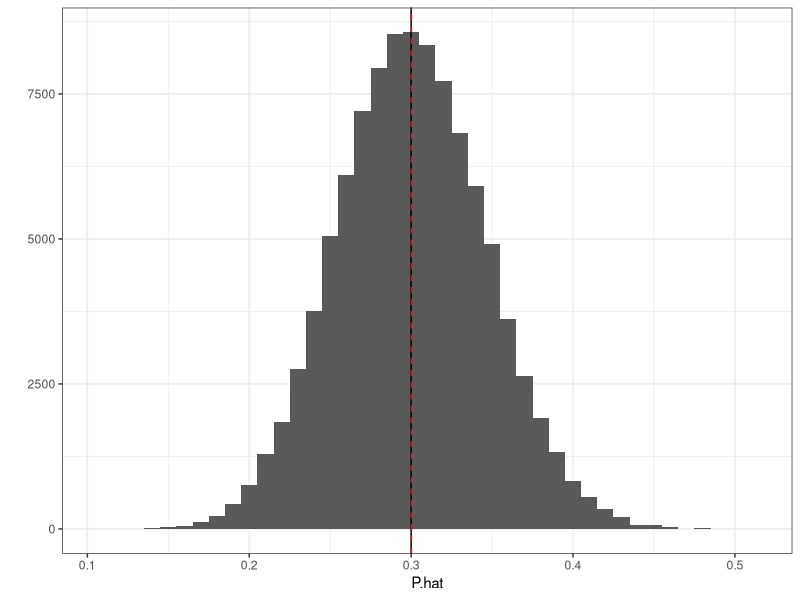
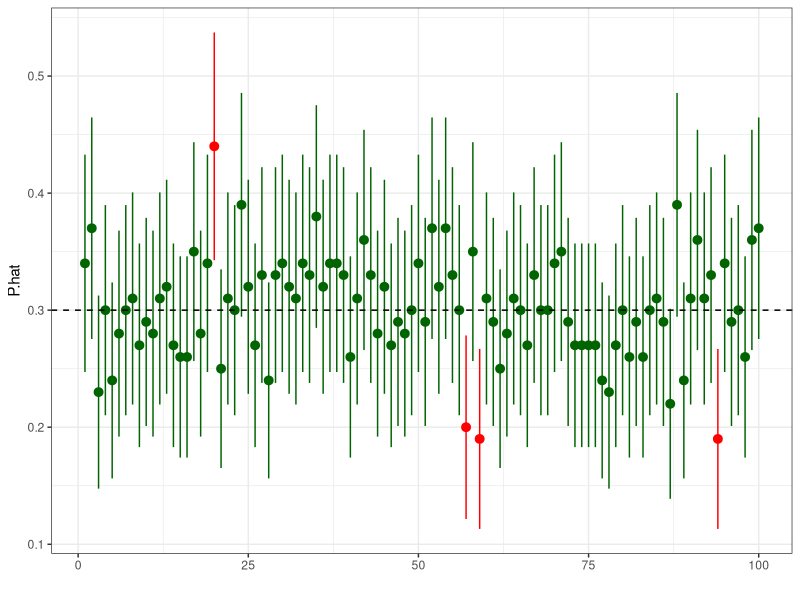
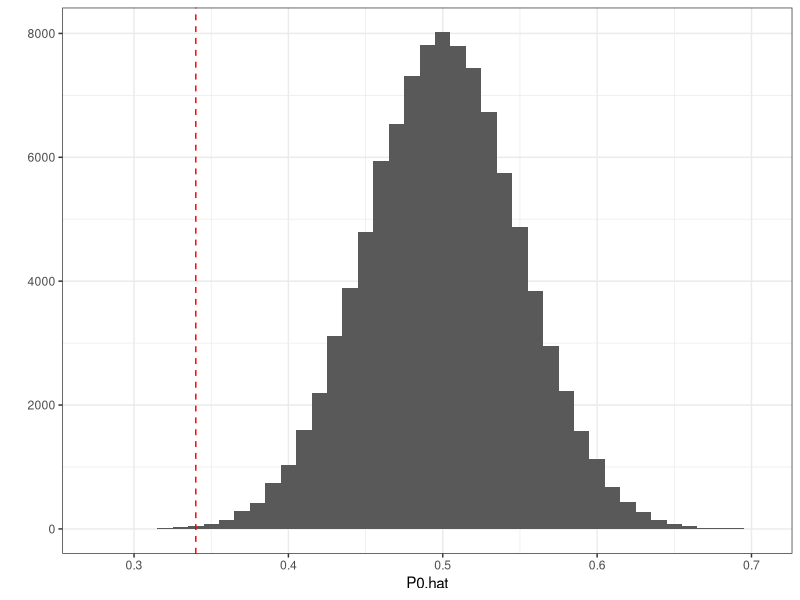
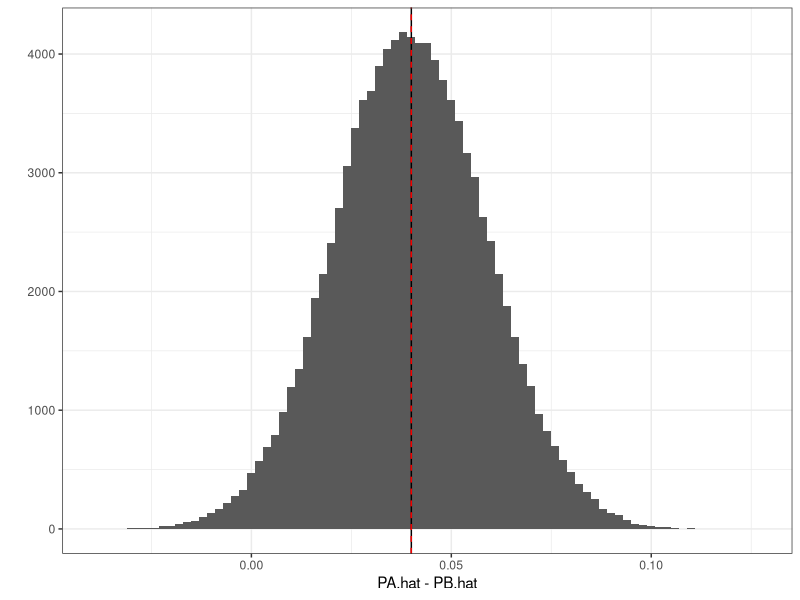

Source code (R) for these figures, in order: (Note: this script raises an error after producing the figures.)
## ---- chunk 1
library(ggplot2)
library(reshape)

theme_set(theme_bw())

set.seed(42)
## ---- chunk 2
p <- 0.3
n <- 100
P.hat <- rep(0,10^5)
for(i in 1:10^5) {
  X <- rbinom(n,1,p)
  P.hat[i] <- mean(X)
}

# plot the sampling distribution
qplot(x=P.hat, geom="histogram", binwidth=0.01) +
  geom_vline(xintercept=p) +
  geom_vline(xintercept=mean(P.hat), linetype=2, color="red")
## ---- chunk 3
# compute upper and lower confidence intervals
LCL <- P.hat - 1.96*sqrt(P.hat*(1-P.hat)/n)
UCL <- P.hat + 1.96*sqrt(P.hat*(1-P.hat)/n)

# check how often the true proportion is contained in the estimated confidence interval
mean(p >= LCL & p <= UCL)

# plot 100 confidence intervals and the true value
plot_data <- data.frame(P.hat, LCL, UCL)[1:100,]
plot_data <- transform(plot_data, contains_p=(p >= LCL & p <= UCL))
ggplot(data=plot_data, aes(x=1:nrow(plot_data), y=P.hat, color=contains_p)) +
  geom_pointrange(aes(ymin=LCL, ymax=UCL)) +
  geom_hline(yintercept=p, linetype=2) +
  xlab('') +
  scale_color_manual(values=c("red","darkgreen")) +
  theme(legend.position="none")
## ---- chunk 4
# construct a null distribution: what would happen if the coin were fair?
p <- 0.5
n <- 100
P0.hat <- rep(0,10^5)
for(i in 1:10^5) {
  X <- rbinom(n,1,p)
  P0.hat[i] <- mean(X)
}

# plot the null distribution and see where the observed estimate lies in it
qplot(x=P0.hat, geom="histogram", binwidth=0.01) +
  geom_vline(xintercept=P.hat[1], linetype=2, color="red")

# compare this to one of our experiments with the biased coin above
# how likely is it that we would see an estimate this extreme if the coin really were fair?
num.as.extreme <- sum(P0.hat <= P.hat[1])
p.value <- num.as.extreme / length(P.hat)
## ---- chunk 5
pa <- 0.12
pb <- 0.08
n <- 500
PA.hat <- rep(0,10^5)
PB.hat <- rep(0,10^5)
for(i in 1:10^5) {
  XA <- rbinom(n,1,pa)
  PA.hat[i] <- mean(XA)
  XB <- rbinom(n,1,pb)
  PB.hat[i] <- mean(XB)
}

# plot the sampling distribution of the difference
qplot(x=PA.hat-PB.hat, geom="histogram", binwidth=0.002) +
  geom_vline(xintercept=pa-pb) +
  geom_vline(xintercept=mean(PA.hat-PB.hat), linetype=2, color="red")

# wrangle the results into one data frame
PA.hat <- data.frame(PA.hat)
PA.hat$split <- 'A'
PA.hat$trial <- 1:nrow(PA.hat)
names(PA.hat) <- c('P.hat', 'split', 'trial')
PB.hat <- data.frame(PB.hat)
PB.hat$split <- 'B'
PB.hat$trial <- 1:nrow(PB.hat)
names(PB.hat) <- c('P.hat', 'split', 'trial')
plot_data <- rbind(PA.hat, PB.hat)

# plot the sampling distributions for each split
qplot(data=plot_data, x=P.hat, fill=split, geom="histogram", position="identity", binwidth=0.002)
## ---- chunk 6
# plot 100 confidence intervals by split
plot_data <- transform(plot_data, 
                       LCL = P.hat - 1.96*sqrt(P.hat*(1-P.hat)/n),
                       UCL = P.hat + 1.96*sqrt(P.hat*(1-P.hat)/n))
plot_data <- subset(plot_data, trial <= 100)
ggplot(data=plot_data, aes(x=trial, y=P.hat, linetype=split, position="dodge")) +
  geom_pointrange(aes(ymin=LCL, ymax=UCL)) +
  xlab('') +
  theme(legend.title=element_blank())
## ---- chunk 7
# construct a null distribution: what would happen if both coins had the same bias (e.g., A and B are the same)?
p0a <- 0.08
p0b <- 0.08
n <- 500
dP0.hat <- rep(0,10^5)
for(i in 1:10^5) {
  XA <- rbinom(n,1,p0a)
  XB <- rbinom(n,1,p0b)
  dP0.hat[i] <- mean(XA-XB)
}

# run one experiment where there is an underlying difference
pa <- 0.12
pb <- 0.08
XA <- rbinom(n,1,pa)
XB <- rbinom(n,1,pb)
dP.hat <- mean(XA - XB)

# plot the null distribution and see where the observed estimate lies in it
qplot(x=dP0.hat, geom="histogram", binwidth=0.01) +
  geom_vline(xintercept=dP.hat, linetype=2, color="red")

# compare this to one of our experiments with the biased coin above
# how likely is it that we would see an estimate this extreme if the coin really were fair?
num.as.extreme <- sum(dP0.hat >= dP.hat)
p.value <- num.as.extreme / length(dP0.hat)
